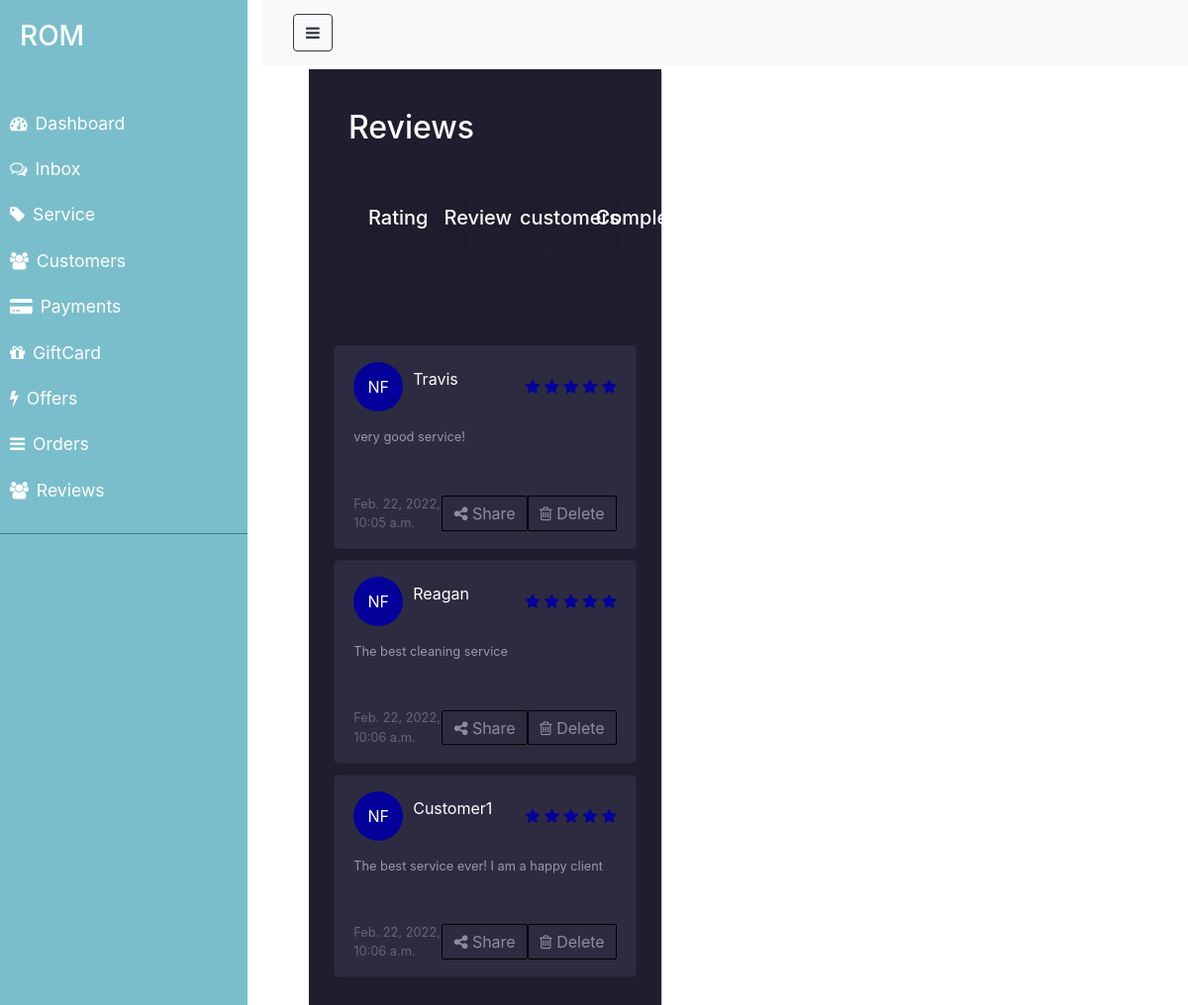
/review/, run on an earlier commit of the app's database.
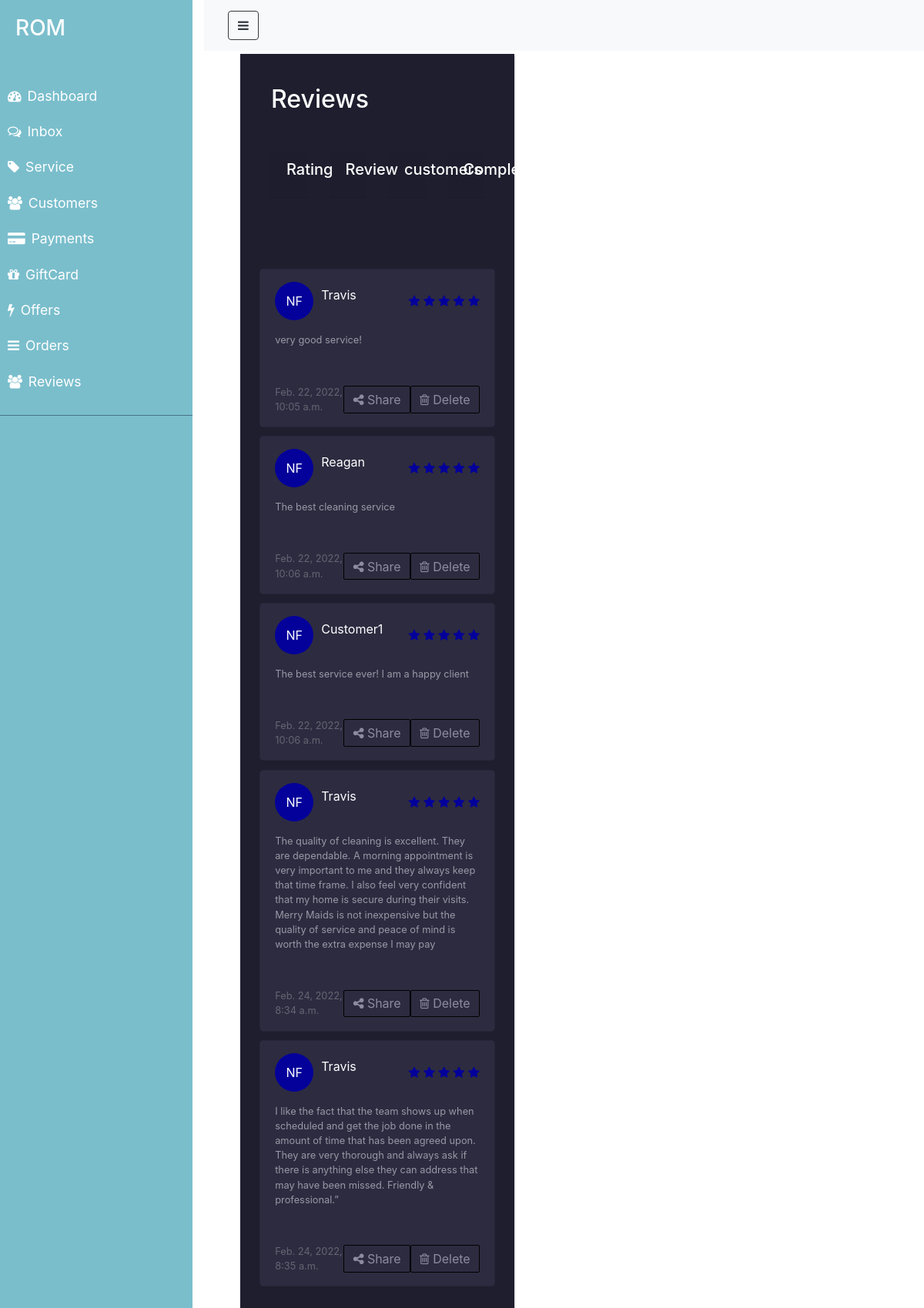
And on a later commit of the database.
### ROM/models.py (models this page shows, shortened)
class Review(models.Model):
    rating= models.IntegerField(null=False, blank=False)
    review=models.TextField( null=True, blank=True)
    customer_id=models.ForeignKey('Customer',on_delete=models.CASCADE, blank=True,null=True)
    order_id= models.ForeignKey('Order',on_delete=models.CASCADE,blank=True,null=True)
    created_at=models.DateTimeField(auto_now_add=True)
    updated_at= models.DateTimeField(auto_now=True)

class Customer(models.Model):
    name=models.CharField(max_length=100, null=False, blank=False)
    email=models.CharField(max_length=100, null=False, blank=False)
    phone_number=models.IntegerField(null= True, blank= True)
    created_at=models.DateTimeField(auto_now_add=True)

### ROM/views.py (the view)
# urls.py: path('review/',views.review, name= 'review'),
def review(request):
   reviews= Review.objects.all()
   context = {
      'reviews' : reviews
   }
   return render(request, 'ROM/admin/review.html', context)

### ROM/templates/ROM/admin/review.html (shortened to what this page needs)
{% extends 'ROM/admin/layouts/admin_master.html' %}
{% load static %}
{% block content %}
<div class="review-container">
    <h2>Reviews</h2>
    <div class= "row mt-4">
        <div class= "col-md-3">
                <div class= "card-header">
                    <h5 class="card-title">Rating</h5>
                </div>
                <div class= "card-body">
                </div>
        </div>
        <div class= "col-md-3">
                <div class= "card-header">
                    <h5 class="card-title">Review</h5>
                </div>
                <div class= "card-body">
                </div>
        </div>
        <div class= "col-md-3">
            <div class= "card-header">
                <h5 class="card-title">customers</h5>
            </div>
            <div class= "card-body">
            </div>
       </div>
       <div class= "col-md-3">
        <div class= "card-header">
            <h5 class="card-title">Completed</h5>
        </div>
        <div class= "card-body">
        </div>
</div>
    <div class="cards d-flex flex-column w-100">
      {% for review in reviews %}
      <div class="card w-100">
        <div class="card-top">
          <div class="name">
            <div class="img one" alt="">NF</div>
             <p>{{review.customer_id.name}}</p>
          </div>
          <div class="rate">
            <i class="fa fa-star"></i>
            <i class="fa fa-star"></i>
            <i class="fa fa-star"></i>
            <i class="fa fa-star"></i>
            <i class="fa fa-star"></i>
          </div>
        </div>
        <div class="card-content">
          <p>{{review.review}}</p>
        </div>
        <div class="card-action">
          <span>{{review.created_at}}</span>
          <button class="btn">
            <i class="fa fa-share-alt" aria-hidden="true"></i>
            Share
          </button>
          <button class="btn">
            <i class="fa fa-trash-o" aria-hidden="true"></i>
            Delete
          </button>
        </div>
      </div>
      {% endfor %}
    </div>
  </div>
{% endblock %}

What changed in the data, as far as the page shows it:
added Review: customer_id.name "Travis", review "The quality of cleaning is excellent. They are dependable. A morning appointment is very important to me and they always keep that time frame. I also feel very confident that my home is secure during their visits. Merry Maids is not inexpensive but the quality of service and peace of mind is worth the extra expense I may pay", created_at "Feb. 24, 2022, 8:34 a.m."
added Review: customer_id.name "Travis", review "I like the fact that the team shows up when scheduled and get the job done in the amount of time that has been agreed upon. They are very thorough and always ask if there is anything else they can address that may have been missed. Friendly & professional.”", created_at "Feb. 24, 2022, 8:35 a.m."
